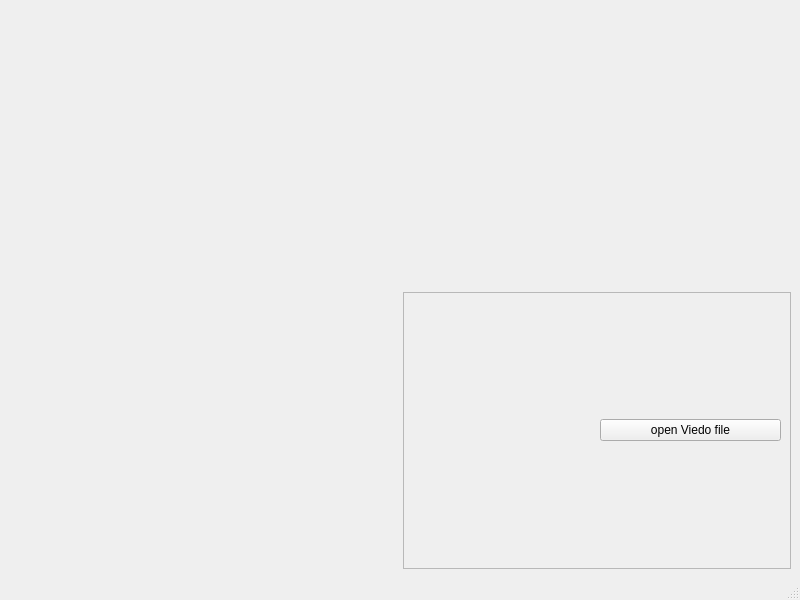
<?xml version="1.0" encoding="UTF-8"?>
<ui version="4.0">
 <class>MainWindow</class>
 <widget class="QMainWindow" name="MainWindow">
  <property name="geometry">
   <rect>
    <x>0</x>
    <y>0</y>
    <width>800</width>
    <height>600</height>
   </rect>
  </property>
  <property name="windowTitle">
   <string>MainWindow</string>
  </property>
  <widget class="QWidget" name="centralwidget">
   <layout class="QGridLayout" name="gridLayout">
    <item row="3" column="0">
     <widget class="QLabel" name="label_camera3">
      <property name="text">
       <string/>
      </property>
     </widget>
    </item>
    <item row="1" column="0">
     <widget class="QLabel" name="label_camera1">
      <property name="text">
       <string/>
      </property>
     </widget>
    </item>
    <item row="1" column="1">
     <widget class="QLabel" name="label_camera2">
      <property name="text">
       <string/>
      </property>
     </widget>
    </item>
    <item row="3" column="1">
     <widget class="QFrame" name="frame">
      <property name="frameShape">
       <enum>QFrame::StyledPanel</enum>
      </property>
      <property name="frameShadow">
       <enum>QFrame::Raised</enum>
      </property>
      <layout class="QGridLayout" name="gridLayout_2">
       <item row="0" column="1">
        <widget class="QPushButton" name="pushButton_openvideofile">
         <property name="text">
          <string>open Viedo file</string>
         </property>
        </widget>
       </item>
       <item row="0" column="0">
        <widget class="QLabel" name="label_current_ms">
         <property name="text">
          <string/>
         </property>
        </widget>
       </item>
      </layout>
     </widget>
    </item>
   </layout>
  </widget>
  <widget class="QMenuBar" name="menubar">
   <property name="geometry">
    <rect>
     <x>0</x>
     <y>0</y>
     <width>800</width>
     <height>22</height>
    </rect>
   </property>
  </widget>
  <widget class="QStatusBar" name="statusbar"/>
 </widget>
 <resources/>
 <connections/>
</ui>
